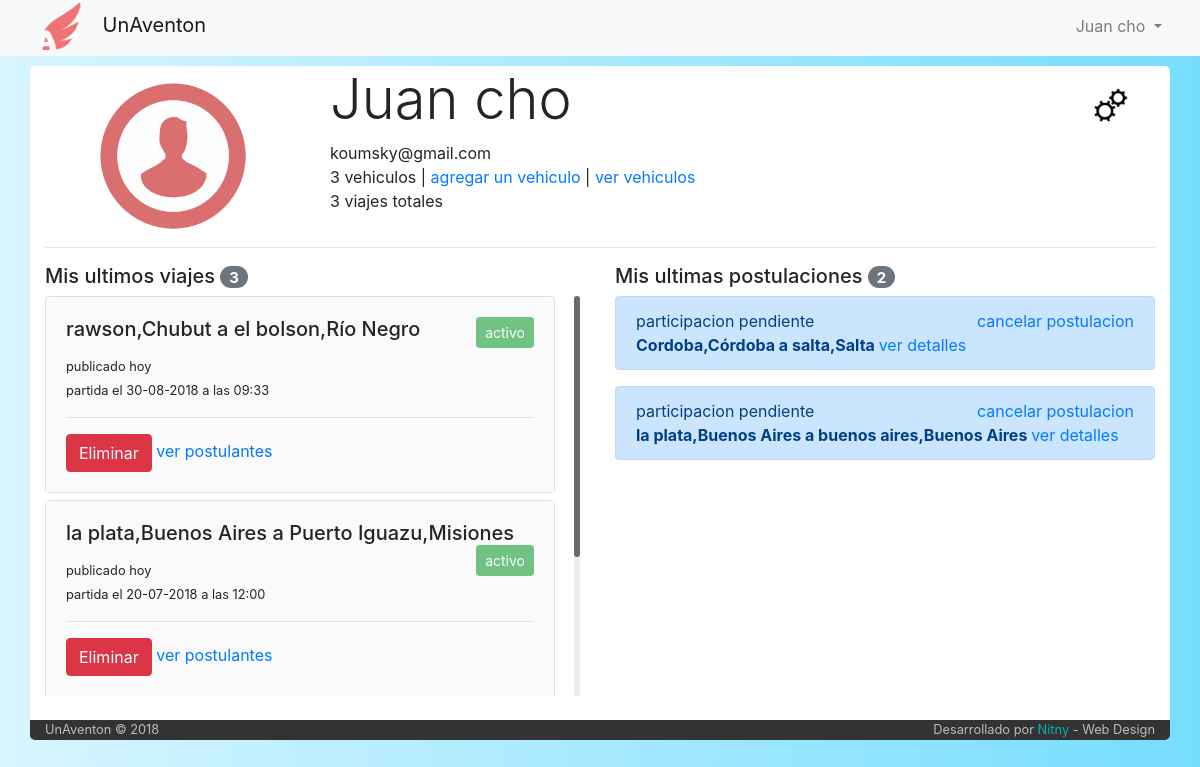
Page /perfil (signed in) on the earlier database version.
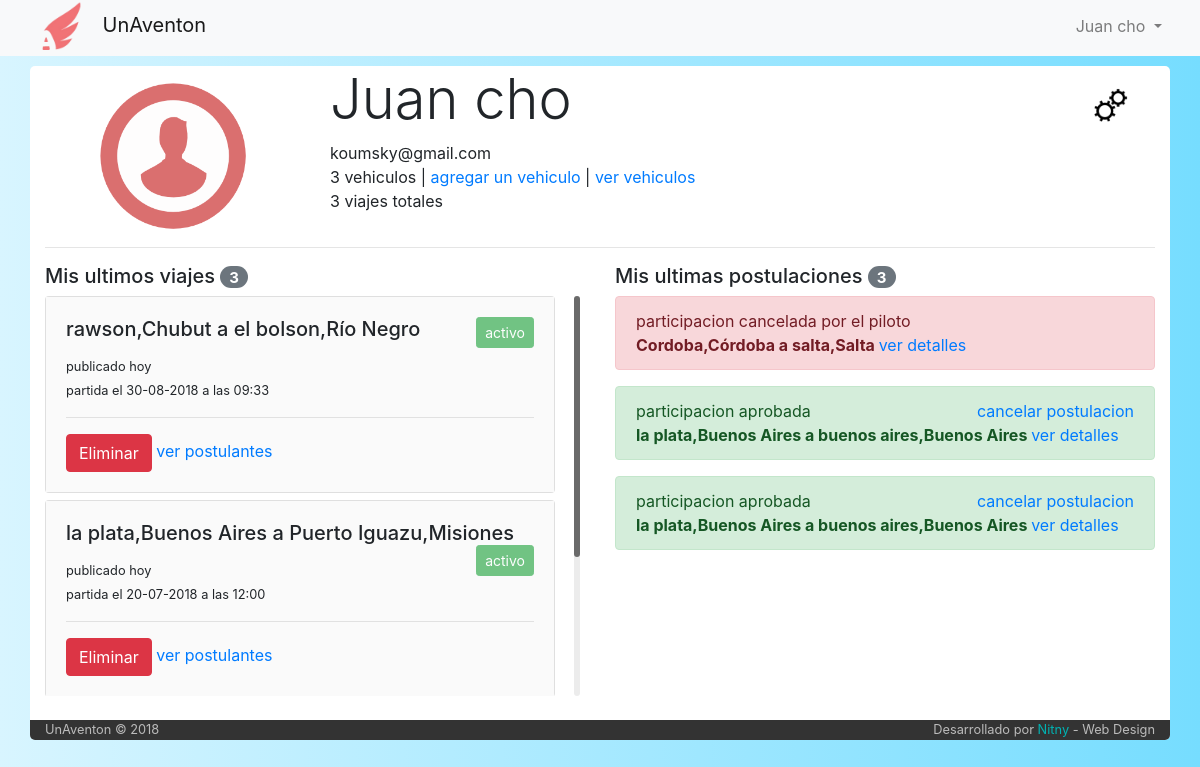
Same page on the later database version.
### tables this page shows
CREATE TABLE IF NOT EXISTS `usuario` (
  `idUser` int(6) NOT NULL AUTO_INCREMENT,
  `email` varchar(50) NOT NULL,
  `clave` varchar(50) NOT NULL,
  `nombre` varchar(50) NOT NULL,
  `apellido` varchar(50) NOT NULL,
  `admin` int(1) NOT NULL DEFAULT '0',
  PRIMARY KEY (`idUser`)
);

CREATE TABLE IF NOT EXISTS `viaje` (
  `idViaje` int(6) NOT NULL AUTO_INCREMENT,
  `idPiloto` int(6) NOT NULL,
  `idVehiculo` int(6) NOT NULL,
  `fecha_publicacion` datetime NOT NULL,
  `fecha_partida` datetime NOT NULL,
  `tiempo_estimado` int(11) NOT NULL DEFAULT '30',
  `origen` varchar(60) NOT NULL,
  `destino` varchar(60) NOT NULL,
  `asientos_disponibles` int(2) NOT NULL,
  `costo` int(7) NOT NULL,
  `estado` int(1) NOT NULL DEFAULT '1',
  `tipo` varchar(50) NOT NULL DEFAULT 'unico',
  PRIMARY KEY (`idViaje`)
);

CREATE TABLE IF NOT EXISTS `estado_viaje` (
  `idEstado` int(1) NOT NULL AUTO_INCREMENT,
  `color` varchar(14) NOT NULL,
  `estado` varchar(14) NOT NULL,
  PRIMARY KEY (`idEstado`)
);

CREATE TABLE IF NOT EXISTS `participacion` (
  `idParticipacion` int(6) NOT NULL AUTO_INCREMENT,
  `idUsuario` int(6) NOT NULL,
  `idViaje` int(6) NOT NULL,
  `fecha_solicitud` date NOT NULL,
  `estado` int(1) NOT NULL DEFAULT '1',
  PRIMARY KEY (`idParticipacion`)
);

CREATE TABLE IF NOT EXISTS `estado_participacion` (
  `idEstado` int(1) NOT NULL AUTO_INCREMENT,
  `color` varchar(14) NOT NULL,
  `estado` varchar(40) NOT NULL,
  PRIMARY KEY (`idEstado`)
);

### index.php (called while the page is built, shortened)
<?php
	include ('core/helpers.php');
	include ('php/inicio_body.php');
	$router = new Router;
	$vars = $router->get_variables();
	render($vars);
	include ('php/cierre_body.php');

### core/helpers.php (called while the page is built, shortened)
<?php
function dias_transcurridos($fecha_alta, $string)
{
 $fecha_alta = date_create($fecha_alta);
 $fecha_actual   = date_create(date("d.m.Y"));
 $diferencia     = date_diff($fecha_alta, $fecha_actual);
 $dif     = $diferencia->format('%a');
 if ($dif == 0){
   return 'hoy';
 }
}

### controller/perfil.php (the view, shortened to what this page needs)
<?php
function render($vars = [])
{
  include('php/conexion.php');
  $usuario=mysqli_query($conexion,"SELECT *
                                   FROM Usuario
                                   WHERE email='$_SESSION[mail]' limit 1")
                                   or
                                   die("Problemas en la base de datos:".mysqli_error($conexion));
  $user = mysqli_fetch_array($usuario);
  $contador=mysqli_query($conexion,"SELECT count(*) as cont
                                    FROM viaje
                                    where idPiloto='$user[idUser]'")
                                    or
                                    die ("problemas con el contador");
  $contador=mysqli_fetch_array($contador);
  $contador_vehiculos=mysqli_query($conexion,"SELECT count(*) as cont
                                    FROM vehiculo
                                    where idPropietario='$user[idUser]'")
                                    or
                                    die ("problemas con el contador");
  $contador_vehiculos=mysqli_fetch_array($contador_vehiculos);
  ?>
  <div class="row">
    <div class="col-md-3" style="text-align: center">
      <img src="img/user.png" alt="imagen de usuario" style="width: 150px; margin-top: 15px">
    </div>
    <div class="col-md-8">
      <h1 class="display-4"><?php echo $user['nombre']." ".$user['apellido']; ?></h1>
      <span><?php echo $user['email']; ?></span><br>
      <span><?php echo $contador_vehiculos['cont']; ?> vehiculos</span> | <a href="#" data-toggle="modal" data-target="#CargarAuto">agregar un vehiculo</a> | <a href="/listado-vehiculos">ver vehiculos</a> <br>
      <span><?php echo $contador['cont']; ?> viajes totales</span>
    </div>
    <div class="col-md-1">
      <img src="img/cambio.png" class="boton_cambios" alt="boton cambios" title="Cambiar datos personales" data-toggle="modal" data-target="#modalCambioDatos">
    </div>
  </div>
  <hr>
  <div class="row">
    <div class="col-md-6">
      <?php
        $viajes=mysqli_query($conexion,"SELECT *, viaje.estado as 'estadodelviaje'
                                       FROM viaje
                                       INNER JOIN estado_viaje on viaje.estado=estado_viaje.idEstado
                                       WHERE idPiloto='$user[idUser]'
                                       order by fecha_publicacion DESC")
                                       or
                                       die("Problemas en la base de datos:".mysqli_error($conexion));
      ?>
      <h5>Mis ultimos viajes <span class="badge badge-pill badge-secondary"><?php echo mysqli_num_rows($viajes);?></span></h5>
        <div class="mCustomScrollbar" data-mcs-theme="dark-3" style="max-height: 400px; overflow: auto;">
      <?php
        while ($viaje = mysqli_fetch_array($viajes)) {
          ?>
          <div class="card" style="margin-bottom: 7px">
            <div class="card-body" style="background-color: #fafafa">
              <h5 class="card-title"><?php echo $viaje['origen']." a ".$viaje['destino'] ?>
                  <button type='button' class='btn btn-<?php echo $viaje['color']; ?> btn-sm float-right ' disabled>
                    <?php echo $viaje['estado']; ?>
                  </button>
              </h5>
              <small class="card-text">publicado <?php echo dias_transcurridos($viaje['fecha_publicacion'],'publicacion'); ?> <br>
              partida el <?php echo date("d-m-Y", strtotime($viaje['fecha_partida']));?> a las <?php echo date("H:i", strtotime($viaje['fecha_partida']));?> </small>
              <hr>
              <button type="button" class="btn btn-danger" data-toggle="modal" data-target="<?php echo "#EliminarViaje$viaje[idViaje]"?>">Eliminar</button>
              <a href="#" class="card-link" onclick="alert('Esta funcion todavia esta en desarrollo')">ver postulantes</a>
            </div>
          </div>
          <?php
        }
      ?>
      </div>
    </div>
    <div class="col-md-6">
      <?php
      $postulaciones=mysqli_query($conexion,"SELECT *, participacion.estado as estado_participacion, viaje.estado as estado_viaje
                                     FROM participacion
                                     inner join viaje on participacion.idViaje=viaje.idViaje
                                     inner join estado_participacion on participacion.estado=estado_participacion.idEstado
                                     WHERE idUsuario='$user[idUser]'
                                     order by idParticipacion")
                                     or
                                     die("Problemas en la base de datos:".mysqli_error($conexion));?>
      <h5>Mis ultimas postulaciones <span class="badge badge-pill badge-secondary"><?php echo mysqli_num_rows($postulaciones);?></span></h5>
      <div class="mCustomScrollbar" data-mcs-theme="dark-3" style="max-height: 400px; overflow: auto;">
      <?php
        while ($postulacion = mysqli_fetch_array($postulaciones)) {
          echo "<div class='alert alert-".$postulacion['color']."' role='alert'>
                  participacion ".$postulacion['estado'];
          if ($postulacion['estado_participacion'] < 3){
            echo "<span class='float-right'><a href='#'"; ?> onclick="alert('Esta funcion todavia esta en desarrollo')"> <?php echo "cancelar postulacion </a> </span>";
          }
          echo "<br><b> ".$postulacion['origen']." a ".$postulacion['destino']." </b> <a href='#' class='float'"; ?> onclick="alert('Esta funcion todavia esta en desarrollo')"> <?php echo " ver detalles </a>
                  </div>";
        }
      ?>
      </div>
    </div>
  </div>
  <br>
  <?php
}

### php/inicio_body.php (shortened to what this page needs)
<!DOCTYPE html>
<html>
  <head>
    <link rel="stylesheet" href="https://maxcdn.bootstrapcdn.com/bootstrap/4.0.0/css/bootstrap.min.css">
    <link rel="stylesheet" href="/js/Malihu/jquery.mCustomScrollbar.css" />
    <link rel="stylesheet" type="text/css" href="/css/estilo-listado-vehiculos.css">
    <link rel="stylesheet" href="/css/stylo.css">
  </head>
  <body>
    <?php
      include('php/navbar.php');
    ?>
    <div class="container" style="border-radius: 5px; box-shadow: 0 0 0 #fff; margin-top: 10px">

### php/navbar.php (shortened to what this page needs)
<nav class="navbar navbar-expand-lg navbar-light bg-light">
  <div class="container" style="background-color:rgba(0, 0, 0, 0.0); margin-top: -3px; padding: 0 0; box-shadow: 0 0 0 #fff">
  <ul class="nav navbar-nav navbar-logo mx-auto">
      <li class="nav-item">
        <img src="/img/logo.png" alt="logo" style="width: 60px; margin-right: 8px; margin-top: -10px; margin-bottom: -10px">
        <a class="navbar-brand" href="/" style="margin-top: 0px; margin-bottom: -40px;">UnAventon</a>
      </li>
    </ul>
  <div class="collapse navbar-collapse" id="navbarSupportedContent">
      <?php
      if(isset($_SESSION['nombre'])){
        ?>
        <ul class='navbar-nav float-right'>
            <li class="nav-item dropdown">
                <a class="nav-link dropdown-toggle" href="#" id="navbarDropdown" role="button" data-toggle="dropdown" aria-haspopup="true" aria-expanded="false">
                  <?php echo $_SESSION['nombre']." ".$_SESSION['apellido']; ?>
                </a>
            </li>
        </ul>
        <?php
      }
      ?>
  </div>
</div>
</nav>

### php/cierre_body.php (shortened to what this page needs)
<div class="row" style="background-color: #333; color: #bbb; border-bottom-left-radius: 5px; border-bottom-right-radius: 5px; ">
  <div class="col-md-12">
    <small class="float-left">UnAventon © 2018</small>
    <small class="float-right">Desarrollado por <span style="color:#00b3b3">Nitny</span> - Web Design</small>
  </div>
</div>
</div>
<br>
</body>
</html>

### css/stylo.css (style rules this page uses)
body { background-color: grey; }

### php/inicio_body.php (style rules this page uses)
body { background-color: #fff; background: linear-gradient(-90deg, #76ddff, #d8f5ff); }
.boton_cambios { width: 40px; margin-top: 20px; transition: 1s; }

Differences in the rows shown:
changed participacion "Cordoba,Córdoba": estado_participacion.estado "pendiente" → "cancelada por el piloto"; no longer shows "cancelar postulacion"
changed participacion (number 2 of 3 on the later page): estado_participacion.estado "pendiente" → "aprobada"; estado 1 → 2 (drawn)
added participacion: estado_participacion.estado "aprobada", estado "cancelar postulacion", idViaje.origen "la plata,Buenos Aires", idViaje.destino "buenos aires,Buenos Aires"
Other differences:
mysqli_num_rows($postulaciones): "2" → "3"
